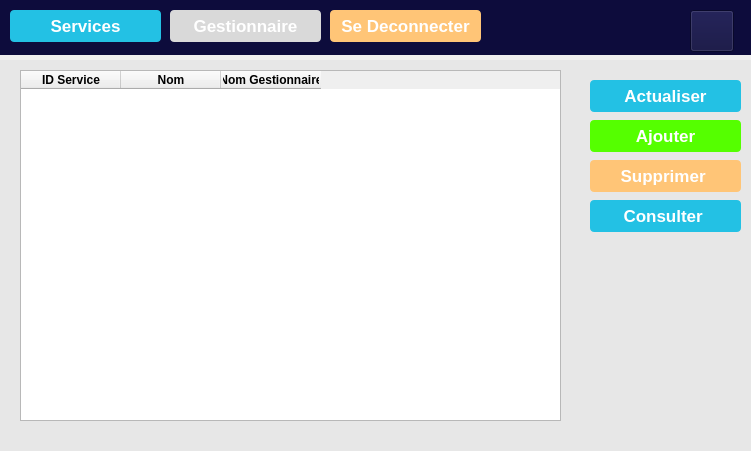
<?xml version="1.0" encoding="UTF-8"?>
<ui version="4.0">
 <class>Form</class>
 <widget class="QWidget" name="Form">
  <property name="geometry">
   <rect>
    <x>0</x>
    <y>0</y>
    <width>751</width>
    <height>451</height>
   </rect>
  </property>
  <property name="windowTitle">
   <string>Form</string>
  </property>
  <widget class="QLabel" name="label">
   <property name="geometry">
    <rect>
     <x>0</x>
     <y>60</y>
     <width>751</width>
     <height>391</height>
    </rect>
   </property>
   <property name="styleSheet">
    <string notr="true">background-color:rgb(231, 231, 231)</string>
   </property>
   <property name="text">
    <string/>
   </property>
  </widget>
  <widget class="QTableWidget" name="tableWidget">
   <property name="geometry">
    <rect>
     <x>20</x>
     <y>70</y>
     <width>541</width>
     <height>351</height>
    </rect>
   </property>
   <column>
    <property name="text">
     <string>ID Service</string>
    </property>
    <property name="font">
     <font>
      <weight>75</weight>
      <bold>true</bold>
     </font>
    </property>
   </column>
   <column>
    <property name="text">
     <string>Nom</string>
    </property>
    <property name="font">
     <font>
      <weight>75</weight>
      <bold>true</bold>
     </font>
    </property>
   </column>
   <column>
    <property name="text">
     <string>Nom Gestionnaire</string>
    </property>
    <property name="font">
     <font>
      <weight>75</weight>
      <bold>true</bold>
     </font>
    </property>
   </column>
  </widget>
  <widget class="QPushButton" name="pushButton">
   <property name="geometry">
    <rect>
     <x>590</x>
     <y>80</y>
     <width>151</width>
     <height>32</height>
    </rect>
   </property>
   <property name="font">
    <font>
     <pointsize>13</pointsize>
     <weight>75</weight>
     <bold>true</bold>
    </font>
   </property>
   <property name="styleSheet">
    <string notr="true">background-color:rgb(35, 193, 228);
 color:rgb(255, 255, 255);
border-radius:4px</string>
   </property>
   <property name="text">
    <string>Actualiser</string>
   </property>
  </widget>
  <widget class="QPushButton" name="pushButton_2">
   <property name="geometry">
    <rect>
     <x>590</x>
     <y>120</y>
     <width>151</width>
     <height>32</height>
    </rect>
   </property>
   <property name="font">
    <font>
     <pointsize>13</pointsize>
     <weight>75</weight>
     <bold>true</bold>
    </font>
   </property>
   <property name="styleSheet">
    <string notr="true">background-color:rgb(85, 255, 0);
 color:rgb(255, 255, 255);
border-radius:4px</string>
   </property>
   <property name="text">
    <string>Ajouter</string>
   </property>
  </widget>
  <widget class="QPushButton" name="pushButton_3">
   <property name="geometry">
    <rect>
     <x>590</x>
     <y>160</y>
     <width>151</width>
     <height>32</height>
    </rect>
   </property>
   <property name="font">
    <font>
     <pointsize>13</pointsize>
     <weight>75</weight>
     <bold>true</bold>
    </font>
   </property>
   <property name="styleSheet">
    <string notr="true">background-color:rgb(255, 197, 119);
 color:rgb(255, 255, 255);
border-radius:4px</string>
   </property>
   <property name="text">
    <string>Supprimer </string>
   </property>
  </widget>
  <widget class="QPushButton" name="pushButton_4">
   <property name="geometry">
    <rect>
     <x>590</x>
     <y>200</y>
     <width>151</width>
     <height>32</height>
    </rect>
   </property>
   <property name="font">
    <font>
     <pointsize>13</pointsize>
     <weight>75</weight>
     <bold>true</bold>
    </font>
   </property>
   <property name="styleSheet">
    <string notr="true">background-color:rgb(35, 193, 228);
 color:rgb(255, 255, 255);
border-radius:4px</string>
   </property>
   <property name="text">
    <string>Consulter </string>
   </property>
  </widget>
  <widget class="QLabel" name="label_2">
   <property name="geometry">
    <rect>
     <x>0</x>
     <y>0</y>
     <width>751</width>
     <height>55</height>
    </rect>
   </property>
   <property name="styleSheet">
    <string notr="true">background-color:rgb(13,12,60)</string>
   </property>
   <property name="text">
    <string/>
   </property>
  </widget>
  <widget class="QPushButton" name="pushButton_6">
   <property name="geometry">
    <rect>
     <x>10</x>
     <y>10</y>
     <width>151</width>
     <height>32</height>
    </rect>
   </property>
   <property name="font">
    <font>
     <pointsize>13</pointsize>
     <weight>75</weight>
     <bold>true</bold>
    </font>
   </property>
   <property name="styleSheet">
    <string notr="true">background-color:rgb(35, 193, 228);
 color:rgb(255, 255, 255);
border-radius:4px</string>
   </property>
   <property name="text">
    <string>Services</string>
   </property>
  </widget>
  <widget class="QPushButton" name="pushButton_7">
   <property name="geometry">
    <rect>
     <x>170</x>
     <y>10</y>
     <width>151</width>
     <height>32</height>
    </rect>
   </property>
   <property name="font">
    <font>
     <pointsize>13</pointsize>
     <weight>75</weight>
     <bold>true</bold>
    </font>
   </property>
   <property name="styleSheet">
    <string notr="true">background-color:rgb(217, 217, 217);
 color:rgb(255, 255, 255);
border-radius:4px</string>
   </property>
   <property name="text">
    <string>Gestionnaire</string>
   </property>
  </widget>
  <widget class="QPushButton" name="pushButton_8">
   <property name="geometry">
    <rect>
     <x>330</x>
     <y>10</y>
     <width>151</width>
     <height>32</height>
    </rect>
   </property>
   <property name="font">
    <font>
     <pointsize>13</pointsize>
     <weight>75</weight>
     <bold>true</bold>
    </font>
   </property>
   <property name="styleSheet">
    <string notr="true">background-color:rgb(255, 197, 119);
 color:rgb(255, 255, 255);
border-radius:4px</string>
   </property>
   <property name="text">
    <string>Se Deconnecter</string>
   </property>
  </widget>
  <widget class="QPushButton" name="pushButton_5">
   <property name="geometry">
    <rect>
     <x>690</x>
     <y>10</y>
     <width>44</width>
     <height>42</height>
    </rect>
   </property>
   <property name="styleSheet">
    <string notr="true">background-image:url(:/newPrefix/PFA Dev/icons8-personne-homme-40.png);
background-repeat: no-repeat;
background-color:rgb(13,12,60)</string>
   </property>
   <property name="text">
    <string/>
   </property>
  </widget>
 </widget>
 <resources>
  <include location="../ferf.qrc"/>
 </resources>
 <connections/>
</ui>
